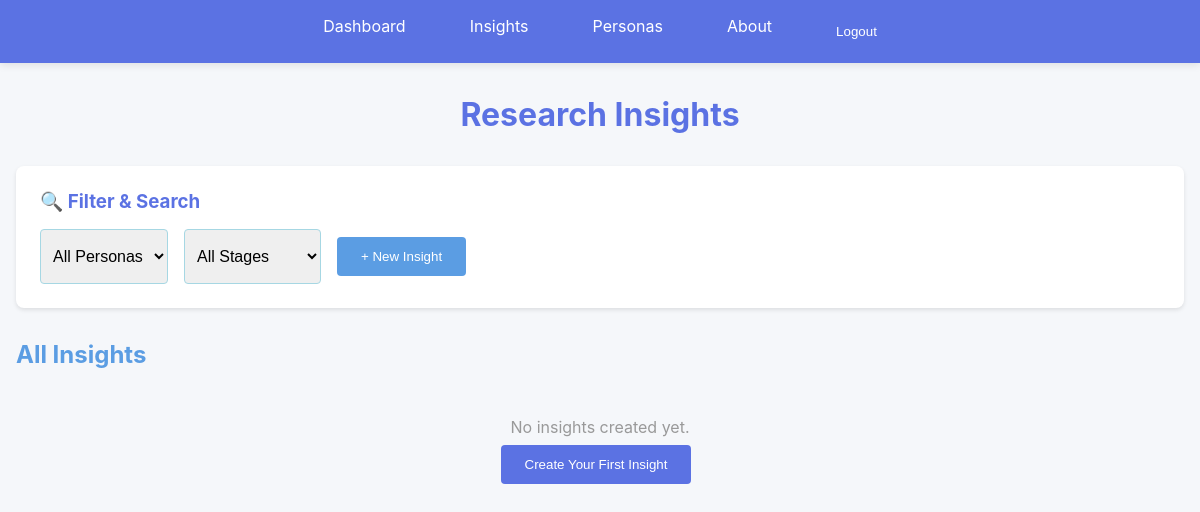
Before: /insights (signed in) with the older database file.
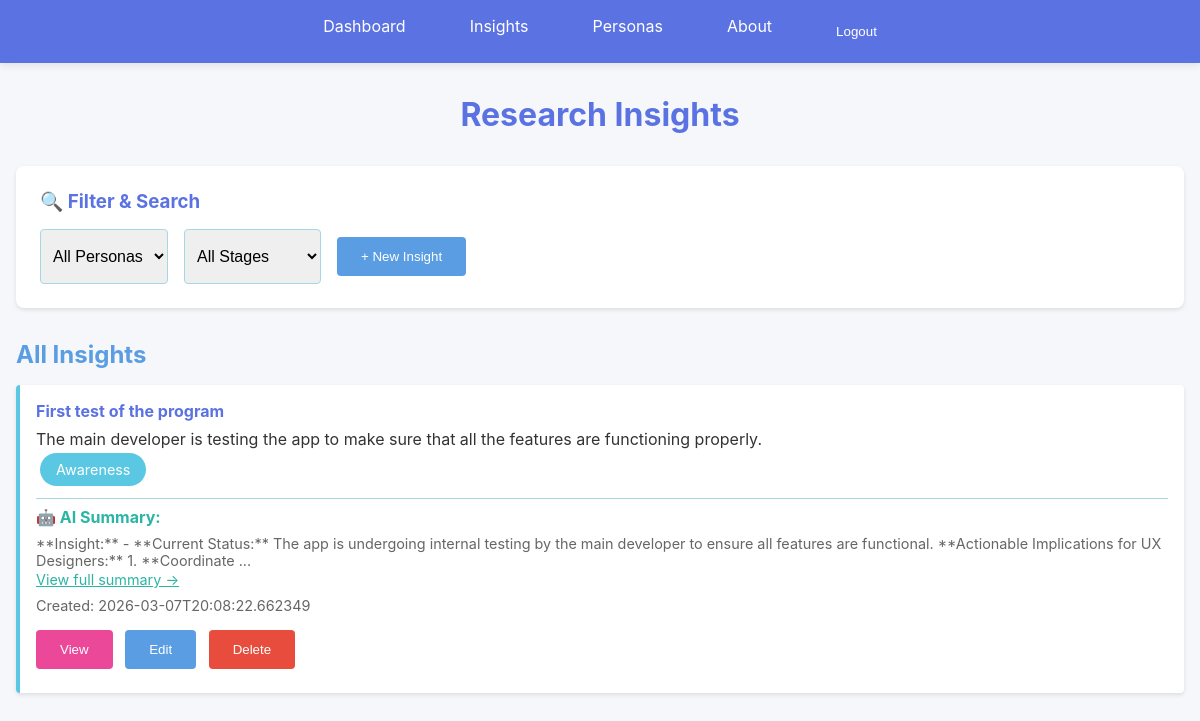
After: the same page with the newer database file.
### models.py (models this page shows, shortened)
class Insight(db.Model):
    __tablename__ = 'insights'
    id = db.Column(db.Integer, primary_key=True)
    user_id = db.Column(db.Integer, db.ForeignKey('users.id'), nullable=True, index=True)
    title = db.Column(db.String(200), nullable=False)
    description = db.Column(db.Text, nullable=False)
    persona_id = db.Column(db.Integer, db.ForeignKey('personas.id'), nullable=True)
    journey_stage = db.Column(db.String(100), nullable=True)
    timestamp = db.Column(db.DateTime, nullable=False, default=datetime.utcnow)
    ai_summary = db.Column(db.Text, nullable=True)
    def to_dict(self):
        return {
            'id': self.id,
            'user_id': self.user_id,
            'title': self.title,
            'description': self.description,
            'persona_id': self.persona_id,
            'persona_name': self.persona.name if self.persona else None,
            'journey_stage': self.journey_stage,
            'timestamp': self.timestamp.isoformat() if self.timestamp else None,
            'ai_summary': self.ai_summary
        }

### web_app.py (the view)
@app.route('/insights')
@login_required
def insights():
    user_id = current_user_id()
    insights_list = Insight.query.filter_by(user_id=user_id).order_by(Insight.timestamp.desc()).all()
    personas_list = Persona.query.filter_by(user_id=user_id).all()
    return render_template(
        'insights.html',
        insights=[insight.to_dict() for insight in insights_list],
        personas=[persona.to_dict() for persona in personas_list]
    )

### models.py (called while the page is built)
    def to_dict(self):
        return {
            'id': self.id,
            'user_id': self.user_id,
            'name': self.name,
            'description': self.description,
            'timestamp': self.timestamp.isoformat() if self.timestamp else None
        }

### web_app.py (called while the page is built)
def current_user_id():
    return session.get('user_id')

def get_current_user():
    user_id = current_user_id()
    if not user_id:
        return None
    return User.query.get(user_id)

def login_required(view_func):
    @wraps(view_func)
    def wrapped(*args, **kwargs):
        if not current_user_id():
            flash('Please log in to continue.', 'error')
            return redirect(url_for('login'))
        return view_func(*args, **kwargs)
    return wrapped

@app.context_processor
def inject_shared_context():
    return {
        'colors': COLORS,
        'current_user': get_current_user()
    }

### templates/insights.html (shortened to what this page needs)
{% extends "base.html" %}
{% block content %}
<h1>Research Insights</h1>
<div class="filter-section">
    <h3>🔍 Filter & Search</h3>
    <div class="filter-group">
        <select id="personaFilter" onchange="filterInsights()">
            <option value="">All Personas</option>
        </select>
        <select id="stageFilter" onchange="filterInsights()">
            <option value="">All Stages</option>
        </select>
        <button class="btn btn-secondary" onclick="window.location.href='/insights/new'">+ New Insight</button>
    </div>
</div>
<h2>All Insights</h2>
{% if insights %}
<div class="insights-list">
    {% for insight in insights %}
    <div class="insight-item">
        <h4><a href="/insights/{{ insight.id }}" style="color: var(--royal-blue); text-decoration: none;">{{ insight.title }}</a></h4>
        <p>{{ insight.description[:150] }}{% if insight.description|length > 150 %}...{% endif %}</p>
        {% if insight.journey_stage %}
        <span class="chip">{{ insight.journey_stage }}</span>
        {% endif %}
        {% if insight.ai_summary %}
        <div style="margin-top: 0.5rem; padding-top: 0.5rem; border-top: 1px solid var(--soft-blue);">
            <strong style="color: var(--bright-turquoise);">🤖 AI Summary:</strong>
            <p style="font-size: 0.9rem; color: #666; margin-top: 0.5rem;">{{ insight.ai_summary[:200] }}{% if insight.ai_summary|length > 200 %}...{% endif %}</p>
            <a href="/insights/{{ insight.id }}" style="color: var(--bright-turquoise); font-size: 0.9rem;">View full summary →</a>
        </div>
        {% else %}
        <div style="margin-top: 0.5rem;">
            <button class="btn btn-ai" onclick="generateSummary('{{ insight.id }}')">Generate AI Summary</button>
        </div>
        {% endif %}
        <div class="meta">Created: {{ insight.timestamp }}</div>
        <div style="margin-top: 0.5rem;">
            <button class="btn btn-view" onclick="window.location.href='/insights/{{ insight.id }}'">View</button>
            <button class="btn btn-secondary" onclick="editInsight('{{ insight.id }}')">Edit</button>
            <button class="btn" onclick="deleteInsight('{{ insight.id }}')" style="background-color: #e74c3c;">Delete</button>
        </div>
    </div>
    {% endfor %}
</div>
{% else %}
<div class="empty-state">
    <p>No insights created yet.</p>
    <button class="btn" onclick="window.location.href='/insights/new'">Create Your First Insight</button>
</div>
{% endif %}
{% endblock %}

Changed rows visible on the page:
added Insight: title "First test of the program", description "The main developer is testing the app to make sure that all the features are functioning properly.", journey_stage "Awareness", ai_summary "**Insight:** - **Current Status:** The app is undergoing internal testing by the main developer to ensure all features are functional. **Actionable Implications for UX Designers:** 1. **Coordinate", timestamp "2026-03-07T20:08:22.662349"
Other visible differences:
text no longer shown: "No insights created yet. Create Your First Insight"
